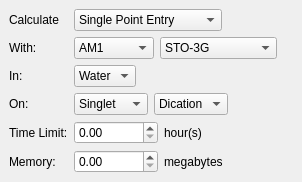
     <widget class="QWidget" name="basicWidget" >
      <attribute name="title" >
       <string>&amp;Basic Setup</string>
      </attribute>
      <layout class="QGridLayout" >
       <property name="margin" >
        <number>9</number>
       </property>
       <property name="spacing" >
        <number>6</number>
       </property>
       <item row="5" column="1" >
        <layout class="QHBoxLayout" >
         <property name="margin" >
          <number>0</number>
         </property>
         <property name="spacing" >
          <number>6</number>
         </property>
         <item>
          <widget class="QDoubleSpinBox" name="basicMemoryDouble" >
           <property name="maximum" >
            <double>999999.989999999990687</double>
           </property>
          </widget>
         </item>
         <item>
          <widget class="QLabel" name="label_7" >
           <property name="text" >
            <string>megabytes</string>
           </property>
          </widget>
         </item>
         <item>
          <spacer>
           <property name="orientation" >
            <enum>Qt::Horizontal</enum>
           </property>
           <property name="sizeHint" >
            <size>
             <width>40</width>
             <height>20</height>
            </size>
           </property>
          </spacer>
         </item>
        </layout>
       </item>
       <item row="1" column="1" >
        <layout class="QHBoxLayout" >
         <property name="margin" >
          <number>0</number>
         </property>
         <property name="spacing" >
          <number>6</number>
         </property>
         <item>
          <widget class="QComboBox" name="basicWithLeftCombo" >
           <item>
            <property name="text" >
             <string>AM1</string>
            </property>
           </item>
           <item>
            <property name="text" >
             <string>PM3</string>
            </property>
           </item>
           <item>
            <property name="text" >
             <string>RHF</string>
            </property>
           </item>
           <item>
            <property name="text" >
             <string>B3LYP</string>
            </property>
           </item>
           <item>
            <property name="text" >
             <string>MP2</string>
            </property>
           </item>
           <item>
            <property name="text" >
             <string>CCSD(T)</string>
            </property>
           </item>
          </widget>
         </item>
         <item>
          <widget class="QComboBox" name="basicWithRightCombo" >
           <item>
            <property name="text" >
             <string>STO-3G</string>
            </property>
           </item>
           <item>
            <property name="text" >
             <string>MINI</string>
            </property>
           </item>
           <item>
            <property name="text" >
             <string>3-21G</string>
            </property>
           </item>
           <item>
            <property name="text" >
             <string>6-31G(d)</string>
            </property>
           </item>
           <item>
            <property name="text" >
             <string>6-31G(d,p)</string>
            </property>
           </item>
           <item>
            <property name="text" >
             <string>6-31+G(d,p)</string>
            </property>
           </item>
           <item>
            <property name="text" >
             <string>6-31+G(2d,p)</string>
            </property>
           </item>
           <item>
            <property name="text" >
             <string>6-311++G(2d,p)</string>
            </property>
           </item>
           <item>
            <property name="text" >
             <string>Core Potential</string>
            </property>
           </item>
          </widget>
         </item>
         <item>
          <spacer>
           <property name="orientation" >
            <enum>Qt::Horizontal</enum>
           </property>
           <property name="sizeHint" >
            <size>
             <width>16</width>
             <height>20</height>
            </size>
           </property>
          </spacer>
         </item>
        </layout>
       </item>
       <item row="5" column="0" >
        <widget class="QLabel" name="label_9" >
         <property name="text" >
          <string>Memory:</string>
         </property>
         <property name="alignment" >
          <set>Qt::AlignLeading|Qt::AlignLeft|Qt::AlignVCenter</set>
         </property>
        </widget>
       </item>
       <item row="3" column="1" >
        <layout class="QHBoxLayout" >
         <property name="margin" >
          <number>0</number>
         </property>
         <property name="spacing" >
          <number>6</number>
         </property>
         <item>
          <widget class="QComboBox" name="basicOnLeftCombo" >
           <item>
            <property name="text" >
             <string>Singlet</string>
            </property>
           </item>
           <item>
            <property name="text" >
             <string>Doublet</string>
            </property>
           </item>
           <item>
            <property name="text" >
             <string>Triplet</string>
            </property>
           </item>
          </widget>
         </item>
         <item>
          <widget class="QComboBox" name="basicOnRightCombo" >
           <item>
            <property name="text" >
             <string>Dication</string>
            </property>
           </item>
           <item>
            <property name="text" >
             <string>Cation</string>
            </property>
           </item>
           <item>
            <property name="text" >
             <string>Neutral</string>
            </property>
           </item>
           <item>
            <property name="text" >
             <string>Anion</string>
            </property>
           </item>
           <item>
            <property name="text" >
             <string>Dianion</string>
            </property>
           </item>
          </widget>
         </item>
         <item>
          <spacer>
           <property name="orientation" >
            <enum>Qt::Horizontal</enum>
           </property>
           <property name="sizeHint" >
            <size>
             <width>40</width>
             <height>20</height>
            </size>
           </property>
          </spacer>
         </item>
        </layout>
       </item>
       <item row="3" column="0" >
        <widget class="QLabel" name="label_5" >
         <property name="text" >
          <string>On:</string>
         </property>
         <property name="alignment" >
          <set>Qt::AlignLeading|Qt::AlignLeft|Qt::AlignVCenter</set>
         </property>
         <property name="buddy" >
          <cstring>basicOnLeftCombo</cstring>
         </property>
        </widget>
       </item>
       <item row="0" column="1" >
        <layout class="QHBoxLayout" >
         <property name="margin" >
          <number>0</number>
         </property>
         <property name="spacing" >
          <number>6</number>
         </property>
         <item>
          <widget class="QComboBox" name="basicCalculateCombo" >
           <item>
            <property name="text" >
             <string>Single Point Entry</string>
            </property>
           </item>
           <item>
            <property name="text" >
             <string>Equilibrium Geometry</string>
            </property>
           </item>
           <item>
            <property name="text" >
             <string>Transition State</string>
            </property>
           </item>
           <item>
            <property name="text" >
             <string>Frequencies</string>
            </property>
           </item>
          </widget>
         </item>
         <item>
          <spacer>
           <property name="orientation" >
            <enum>Qt::Horizontal</enum>
           </property>
           <property name="sizeHint" >
            <size>
             <width>40</width>
             <height>20</height>
            </size>
           </property>
          </spacer>
         </item>
        </layout>
       </item>
       <item row="2" column="1" >
        <layout class="QHBoxLayout" >
         <property name="margin" >
          <number>0</number>
         </property>
         <property name="spacing" >
          <number>6</number>
         </property>
         <item>
          <widget class="QComboBox" name="basicInCombo" >
           <item>
            <property name="text" >
             <string>Water</string>
            </property>
           </item>
          </widget>
         </item>
         <item>
          <spacer>
           <property name="orientation" >
            <enum>Qt::Horizontal</enum>
           </property>
           <property name="sizeHint" >
            <size>
             <width>40</width>
             <height>20</height>
            </size>
           </property>
          </spacer>
         </item>
        </layout>
       </item>
       <item row="0" column="0" >
        <widget class="QLabel" name="label" >
         <property name="text" >
          <string>Calculate</string>
         </property>
         <property name="alignment" >
          <set>Qt::AlignLeading|Qt::AlignLeft|Qt::AlignVCenter</set>
         </property>
        </widget>
       </item>
       <item row="1" column="0" >
        <widget class="QLabel" name="label_2" >
         <property name="text" >
          <string>With:</string>
         </property>
         <property name="alignment" >
          <set>Qt::AlignLeading|Qt::AlignLeft|Qt::AlignVCenter</set>
         </property>
        </widget>
       </item>
       <item row="2" column="0" >
        <widget class="QLabel" name="label_3" >
         <property name="text" >
          <string>In:</string>
         </property>
         <property name="alignment" >
          <set>Qt::AlignLeading|Qt::AlignLeft|Qt::AlignVCenter</set>
         </property>
         <property name="buddy" >
          <cstring>basicWithLeftCombo</cstring>
         </property>
        </widget>
       </item>
       <item row="4" column="0" >
        <widget class="QLabel" name="label_6" >
         <property name="text" >
          <string>Time Limit:</string>
         </property>
         <property name="alignment" >
          <set>Qt::AlignLeading|Qt::AlignLeft|Qt::AlignVCenter</set>
         </property>
        </widget>
       </item>
       <item row="4" column="1" >
        <layout class="QHBoxLayout" >
         <property name="margin" >
          <number>0</number>
         </property>
         <property name="spacing" >
          <number>6</number>
         </property>
         <item>
          <widget class="QDoubleSpinBox" name="basicTimeDouble" >
           <property name="maximum" >
            <double>1000000.000000000000000</double>
           </property>
          </widget>
         </item>
         <item>
          <widget class="QLabel" name="label_8" >
           <property name="text" >
            <string>hour(s)</string>
           </property>
          </widget>
         </item>
         <item>
          <spacer>
           <property name="orientation" >
            <enum>Qt::Horizontal</enum>
           </property>
           <property name="sizeHint" >
            <size>
             <width>40</width>
             <height>20</height>
            </size>
           </property>
          </spacer>
         </item>
        </layout>
       </item>
       <item row="6" column="0" >
        <spacer>
         <property name="orientation" >
          <enum>Qt::Vertical</enum>
         </property>
         <property name="sizeHint" >
          <size>
           <width>20</width>
           <height>0</height>
          </size>
         </property>
        </spacer>
       </item>
      </layout>
     </widget>
